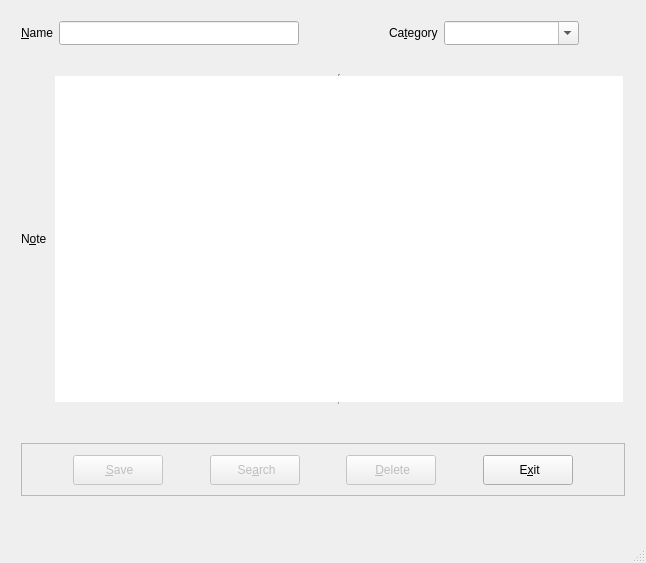
<?xml version="1.0" encoding="UTF-8"?>
<ui version="4.0">
 <class>orgNote</class>
 <widget class="QMainWindow" name="orgNote">
  <property name="geometry">
   <rect>
    <x>0</x>
    <y>0</y>
    <width>646</width>
    <height>563</height>
   </rect>
  </property>
  <property name="sizePolicy">
   <sizepolicy hsizetype="MinimumExpanding" vsizetype="MinimumExpanding">
    <horstretch>0</horstretch>
    <verstretch>0</verstretch>
   </sizepolicy>
  </property>
  <property name="minimumSize">
   <size>
    <width>646</width>
    <height>563</height>
   </size>
  </property>
  <property name="windowTitle">
   <string>Org Note</string>
  </property>
  <property name="windowIcon">
   <iconset resource="dataRes.qrc">
    <normaloff>:/images/images/main-icon.png</normaloff>:/images/images/main-icon.png</iconset>
  </property>
  <property name="statusTip">
   <string/>
  </property>
  <property name="autoFillBackground">
   <bool>false</bool>
  </property>
  <widget class="QWidget" name="centralWidget">
   <widget class="QWidget" name="verticalLayoutWidget">
    <property name="geometry">
     <rect>
      <x>10</x>
      <y>10</y>
      <width>626</width>
      <height>497</height>
     </rect>
    </property>
    <layout class="QGridLayout" name="centralGridLayout">
     <property name="sizeConstraint">
      <enum>QLayout::SetMinimumSize</enum>
     </property>
     <item row="3" column="1">
      <spacer name="secondVerticalSpacer">
       <property name="orientation">
        <enum>Qt::Vertical</enum>
       </property>
       <property name="sizeHint" stdset="0">
        <size>
         <width>20</width>
         <height>35</height>
        </size>
       </property>
      </spacer>
     </item>
     <item row="2" column="1">
      <layout class="QHBoxLayout" name="secondHorizontalLayout">
       <item>
        <widget class="QLabel" name="noteLabel">
         <property name="text">
          <string>N&amp;ote</string>
         </property>
         <property name="buddy">
          <cstring>noteEdit</cstring>
         </property>
        </widget>
       </item>
       <item>
        <widget class="QTextEdit" name="noteEdit">
         <property name="minimumSize">
          <size>
           <width>500</width>
           <height>330</height>
          </size>
         </property>
         <property name="statusTip">
          <string/>
         </property>
         <property name="frameShape">
          <enum>QFrame::VLine</enum>
         </property>
         <property name="frameShadow">
          <enum>QFrame::Sunken</enum>
         </property>
         <property name="autoFormatting">
          <set>QTextEdit::AutoBulletList</set>
         </property>
        </widget>
       </item>
      </layout>
     </item>
     <item row="1" column="1">
      <spacer name="firstVerticalSpacer">
       <property name="orientation">
        <enum>Qt::Vertical</enum>
       </property>
       <property name="sizeHint" stdset="0">
        <size>
         <width>17</width>
         <height>24</height>
        </size>
       </property>
      </spacer>
     </item>
     <item row="4" column="1">
      <widget class="QFrame" name="buttonFrame">
       <property name="minimumSize">
        <size>
         <width>521</width>
         <height>50</height>
        </size>
       </property>
       <property name="frameShape">
        <enum>QFrame::StyledPanel</enum>
       </property>
       <property name="frameShadow">
        <enum>QFrame::Raised</enum>
       </property>
       <layout class="QHBoxLayout" name="horizontalLayout_2">
        <item>
         <layout class="QHBoxLayout" name="horizontalLayout">
          <item>
           <spacer name="hSpacer1">
            <property name="orientation">
             <enum>Qt::Horizontal</enum>
            </property>
            <property name="sizeHint" stdset="0">
             <size>
              <width>40</width>
              <height>20</height>
             </size>
            </property>
           </spacer>
          </item>
          <item>
           <widget class="QPushButton" name="saveButton">
            <property name="enabled">
             <bool>false</bool>
            </property>
            <property name="minimumSize">
             <size>
              <width>90</width>
              <height>30</height>
             </size>
            </property>
            <property name="statusTip">
             <string>Save the entry with the current information.</string>
            </property>
            <property name="text">
             <string> &amp;Save</string>
            </property>
            <property name="icon">
             <iconset resource="dataRes.qrc">
              <normaloff>:/images/images/save.png</normaloff>:/images/images/save.png</iconset>
            </property>
            <property name="iconSize">
             <size>
              <width>21</width>
              <height>21</height>
             </size>
            </property>
            <property name="checkable">
             <bool>false</bool>
            </property>
            <property name="autoDefault">
             <bool>false</bool>
            </property>
            <property name="default">
             <bool>true</bool>
            </property>
           </widget>
          </item>
          <item>
           <spacer name="hSpacer3">
            <property name="orientation">
             <enum>Qt::Horizontal</enum>
            </property>
            <property name="sizeHint" stdset="0">
             <size>
              <width>40</width>
              <height>20</height>
             </size>
            </property>
           </spacer>
          </item>
          <item>
           <widget class="QPushButton" name="searchButton">
            <property name="enabled">
             <bool>false</bool>
            </property>
            <property name="minimumSize">
             <size>
              <width>90</width>
              <height>30</height>
             </size>
            </property>
            <property name="statusTip">
             <string>Search for an entry by the name entered OR|AND the tag.</string>
            </property>
            <property name="text">
             <string> Se&amp;arch</string>
            </property>
            <property name="icon">
             <iconset resource="dataRes.qrc">
              <normaloff>:/images/images/search-icon.png</normaloff>:/images/images/search-icon.png</iconset>
            </property>
            <property name="iconSize">
             <size>
              <width>21</width>
              <height>21</height>
             </size>
            </property>
           </widget>
          </item>
          <item>
           <spacer name="hSpacer2">
            <property name="orientation">
             <enum>Qt::Horizontal</enum>
            </property>
            <property name="sizeHint" stdset="0">
             <size>
              <width>40</width>
              <height>20</height>
             </size>
            </property>
           </spacer>
          </item>
          <item>
           <widget class="QPushButton" name="deleteButton">
            <property name="enabled">
             <bool>false</bool>
            </property>
            <property name="minimumSize">
             <size>
              <width>90</width>
              <height>30</height>
             </size>
            </property>
            <property name="statusTip">
             <string>Delete the specified entry.</string>
            </property>
            <property name="text">
             <string> &amp;Delete</string>
            </property>
            <property name="icon">
             <iconset resource="dataRes.qrc">
              <normaloff>:/images/images/Delete-icon.png</normaloff>:/images/images/Delete-icon.png</iconset>
            </property>
            <property name="iconSize">
             <size>
              <width>21</width>
              <height>21</height>
             </size>
            </property>
           </widget>
          </item>
          <item>
           <spacer name="hSpacer4">
            <property name="orientation">
             <enum>Qt::Horizontal</enum>
            </property>
            <property name="sizeHint" stdset="0">
             <size>
              <width>40</width>
              <height>20</height>
             </size>
            </property>
           </spacer>
          </item>
          <item>
           <widget class="QPushButton" name="exitButton">
            <property name="minimumSize">
             <size>
              <width>90</width>
              <height>30</height>
             </size>
            </property>
            <property name="statusTip">
             <string>Exit App.</string>
            </property>
            <property name="text">
             <string> E&amp;xit</string>
            </property>
            <property name="icon">
             <iconset resource="dataRes.qrc">
              <normaloff>:/images/images/log_out.png</normaloff>:/images/images/log_out.png</iconset>
            </property>
            <property name="iconSize">
             <size>
              <width>21</width>
              <height>21</height>
             </size>
            </property>
           </widget>
          </item>
          <item>
           <spacer name="hSpacer5">
            <property name="orientation">
             <enum>Qt::Horizontal</enum>
            </property>
            <property name="sizeHint" stdset="0">
             <size>
              <width>40</width>
              <height>20</height>
             </size>
            </property>
           </spacer>
          </item>
         </layout>
        </item>
       </layout>
      </widget>
     </item>
     <item row="0" column="1">
      <layout class="QHBoxLayout" name="firstHorizontalLayout">
       <item>
        <widget class="QLabel" name="nameLabel">
         <property name="text">
          <string>&amp;Name</string>
         </property>
         <property name="buddy">
          <cstring>nameEdit</cstring>
         </property>
        </widget>
       </item>
       <item>
        <widget class="QLineEdit" name="nameEdit">
         <property name="minimumSize">
          <size>
           <width>240</width>
           <height>24</height>
          </size>
         </property>
         <property name="statusTip">
          <string/>
         </property>
        </widget>
       </item>
       <item>
        <widget class="QPushButton" name="clearButton">
         <property name="enabled">
          <bool>false</bool>
         </property>
         <property name="statusTip">
          <string>Clear all textboxes. (Ctrl + F.)</string>
         </property>
         <property name="text">
          <string/>
         </property>
         <property name="icon">
          <iconset resource="dataRes.qrc">
           <normaloff>:/images/images/gnome_edit_clear.png</normaloff>:/images/images/gnome_edit_clear.png</iconset>
         </property>
         <property name="iconSize">
          <size>
           <width>19</width>
           <height>19</height>
          </size>
         </property>
         <property name="shortcut">
          <string>Ctrl+F</string>
         </property>
         <property name="flat">
          <bool>true</bool>
         </property>
        </widget>
       </item>
       <item>
        <spacer name="firstHorizontalSpacer">
         <property name="orientation">
          <enum>Qt::Horizontal</enum>
         </property>
         <property name="sizeHint" stdset="0">
          <size>
           <width>40</width>
           <height>20</height>
          </size>
         </property>
        </spacer>
       </item>
       <item>
        <widget class="QLabel" name="tagLabel">
         <property name="text">
          <string>Ca&amp;tegory</string>
         </property>
         <property name="buddy">
          <cstring>tagComboBox</cstring>
         </property>
        </widget>
       </item>
       <item>
        <widget class="QComboBox" name="tagComboBox">
         <property name="minimumSize">
          <size>
           <width>135</width>
           <height>24</height>
          </size>
         </property>
         <property name="editable">
          <bool>true</bool>
         </property>
         <property name="maxVisibleItems">
          <number>6</number>
         </property>
         <property name="frame">
          <bool>true</bool>
         </property>
        </widget>
       </item>
       <item>
        <widget class="QPushButton" name="googleButton">
         <property name="enabled">
          <bool>false</bool>
         </property>
         <property name="statusTip">
          <string>Google entry name with/or tag. (Ctrl + G)</string>
         </property>
         <property name="text">
          <string/>
         </property>
         <property name="icon">
          <iconset resource="dataRes.qrc">
           <normaloff>:/images/images/icon-google.png</normaloff>:/images/images/icon-google.png</iconset>
         </property>
         <property name="iconSize">
          <size>
           <width>19</width>
           <height>19</height>
          </size>
         </property>
         <property name="shortcut">
          <string>Ctrl+G</string>
         </property>
         <property name="flat">
          <bool>true</bool>
         </property>
        </widget>
       </item>
      </layout>
     </item>
    </layout>
   </widget>
  </widget>
  <widget class="QStatusBar" name="statusBar">
   <property name="cursor">
    <cursorShape>ArrowCursor</cursorShape>
   </property>
   <property name="statusTip">
    <string>Check this space for useful info.</string>
   </property>
  </widget>
 </widget>
 <layoutdefault spacing="6" margin="11"/>
 <tabstops>
  <tabstop>nameEdit</tabstop>
  <tabstop>noteEdit</tabstop>
  <tabstop>saveButton</tabstop>
  <tabstop>searchButton</tabstop>
 </tabstops>
 <resources>
  <include location="dataRes.qrc"/>
 </resources>
 <connections/>
</ui>
